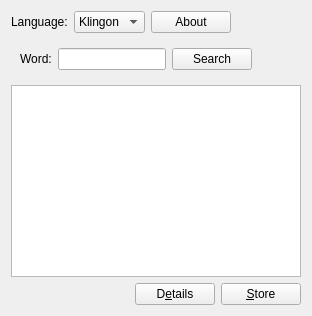
         <widget class="QWidget" name="pageDictionary">
          <layout class="QVBoxLayout" name="verticalLayout_2">
           <item>
            <layout class="QHBoxLayout" name="horizontalLayout_2">
             <item>
              <widget class="QLabel" name="label_2">
               <property name="text">
                <string>Language:</string>
               </property>
              </widget>
             </item>
             <item>
              <widget class="QComboBox" name="langCombo">
               <item>
                <property name="text">
                 <string>Klingon</string>
                </property>
               </item>
              </widget>
             </item>
             <item>
              <widget class="QPushButton" name="langAboutButton">
               <property name="sizePolicy">
                <sizepolicy hsizetype="Fixed" vsizetype="Fixed">
                 <horstretch>0</horstretch>
                 <verstretch>0</verstretch>
                </sizepolicy>
               </property>
               <property name="text">
                <string>About</string>
               </property>
              </widget>
             </item>
             <item>
              <spacer name="horizontalSpacer_2">
               <property name="orientation">
                <enum>Qt::Horizontal</enum>
               </property>
               <property name="sizeHint" stdset="0">
                <size>
                 <width>40</width>
                 <height>20</height>
                </size>
               </property>
              </spacer>
             </item>
            </layout>
           </item>
           <item>
            <widget class="QStackedWidget" name="dictPanelStack">
             <property name="sizePolicy">
              <sizepolicy hsizetype="Preferred" vsizetype="Maximum">
               <horstretch>0</horstretch>
               <verstretch>0</verstretch>
              </sizepolicy>
             </property>
             <property name="currentIndex">
              <number>0</number>
             </property>
             <widget class="QWidget" name="page">
              <layout class="QHBoxLayout" name="horizontalLayout_3">
               <item>
                <widget class="QLabel" name="label_5">
                 <property name="text">
                  <string>Word:</string>
                 </property>
                </widget>
               </item>
               <item>
                <widget class="QLineEdit" name="lineEdit"/>
               </item>
               <item>
                <widget class="QPushButton" name="pushButton">
                 <property name="text">
                  <string>Search</string>
                 </property>
                </widget>
               </item>
               <item>
                <spacer name="horizontalSpacer_3">
                 <property name="orientation">
                  <enum>Qt::Horizontal</enum>
                 </property>
                 <property name="sizeHint" stdset="0">
                  <size>
                   <width>40</width>
                   <height>20</height>
                  </size>
                 </property>
                </spacer>
               </item>
              </layout>
             </widget>
            </widget>
           </item>
           <item>
            <widget class="QTableView" name="dictionaryTable">
             <property name="selectionMode">
              <enum>QAbstractItemView::SingleSelection</enum>
             </property>
             <property name="selectionBehavior">
              <enum>QAbstractItemView::SelectRows</enum>
             </property>
             <property name="cornerButtonEnabled">
              <bool>false</bool>
             </property>
             <attribute name="horizontalHeaderHighlightSections">
              <bool>false</bool>
             </attribute>
             <attribute name="horizontalHeaderStretchLastSection">
              <bool>true</bool>
             </attribute>
            </widget>
           </item>
           <item>
            <layout class="QHBoxLayout" name="horizontalLayout_7">
             <item>
              <spacer name="horizontalSpacer_13">
               <property name="orientation">
                <enum>Qt::Horizontal</enum>
               </property>
               <property name="sizeHint" stdset="0">
                <size>
                 <width>40</width>
                 <height>20</height>
                </size>
               </property>
              </spacer>
             </item>
             <item>
              <widget class="QPushButton" name="dictDetailsButton">
               <property name="toolTip">
                <string>Show details for item. Also available by double-clicking an item inside the table.</string>
               </property>
               <property name="text">
                <string>D&amp;etails</string>
               </property>
              </widget>
             </item>
             <item>
              <widget class="QPushButton" name="dictDatabaseButton">
               <property name="toolTip">
                <string>Add selected item to current study database.</string>
               </property>
               <property name="text">
                <string>&amp;Store</string>
               </property>
              </widget>
             </item>
            </layout>
           </item>
          </layout>
         </widget>
